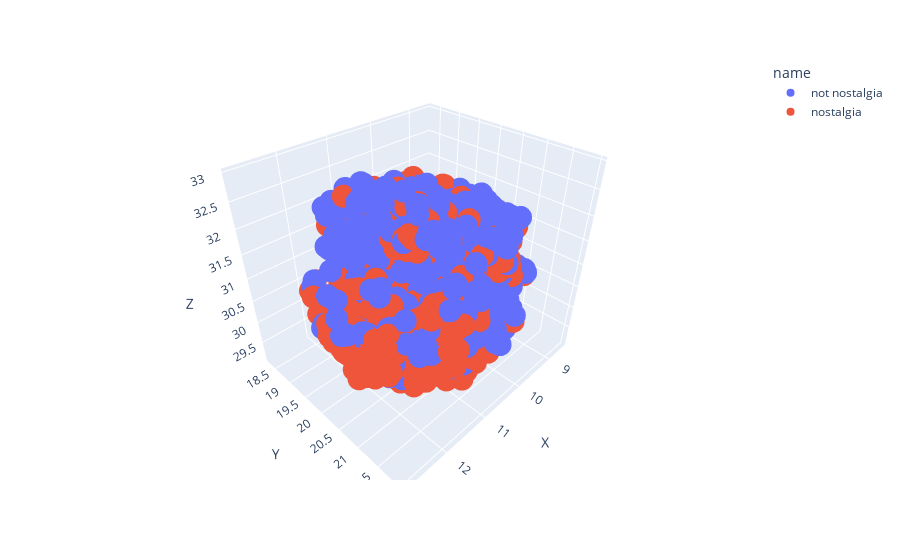

Notebook code cell kept with this figure:
### Code cell
df_plot = cal_df(X_umap_aug_3d)
fig = px.scatter_3d(df_plot, x='X', y='Y', z='Z', color='name')
fig.show()

### Figure 1 — Plotly figure (JSON) as saved in the notebook; plotly's stock layout.template omitted (floating-point values rounded to 4 significant figures; data arrays with more than 128 entries replaced by an {"elided": "..."} marker saying what was removed)
{"data": [{"hovertemplate": "name=not nostalgia<br>X=%{x}<br>Y=%{y}<br>Z=%{z}<extra></extra>", "legendgroup": "not nostalgia", "marker": {"color": "#636efa", "symbol": "circle"}, "mode": "markers", "name": "not nostalgia", "scene": "scene", "showlegend": true, "type": "scatter3d", "x": {"elided": "749 float values"}, "y": {"elided": "749 float values"}, "z": {"elided": "749 float values"}}, {"hovertemplate": "name=nostalgia<br>X=%{x}<br>Y=%{y}<br>Z=%{z}<extra></extra>", "legendgroup": "nostalgia", "marker": {"color": "#EF553B", "symbol": "circle"}, "mode": "markers", "name": "nostalgia", "scene": "scene", "showlegend": true, "type": "scatter3d", "x": {"elided": "750 float values"}, "y": {"elided": "750 float values"}, "z": {"elided": "750 float values"}}], "layout": {"autosize": true, "legend": {"title": {"text": "name"}, "tracegroupgap": 0}, "margin": {"t": 60}, "scene": {"aspectmode": "auto", "aspectratio": {"x": 1.091, "y": 0.9401, "z": 0.9752}, "camera": {"projection": {"type": "perspective"}}, "domain": {"x": [0, 1], "y": [0, 1]}, "xaxis": {"title": {"text": "X"}, "type": "linear"}, "yaxis": {"title": {"text": "Y"}, "type": "linear"}, "zaxis": {"title": {"text": "Z"}, "type": "linear"}}}}
